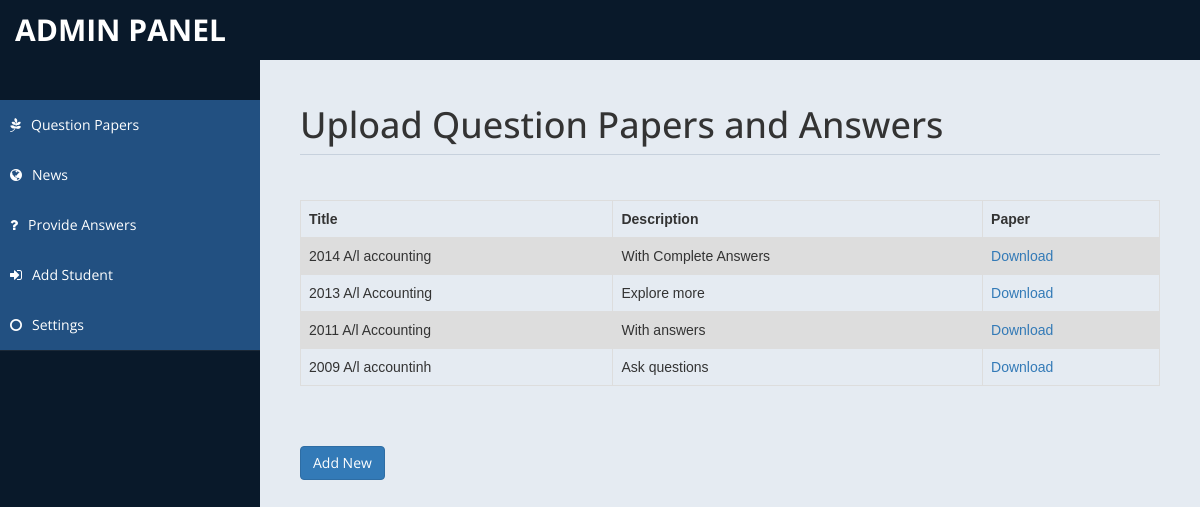
The app's page /admin.php with its own data.
### tables this page shows
CREATE TABLE IF NOT EXISTS `papers` (
  `paper_id` int(11) NOT NULL AUTO_INCREMENT,
  `name` varchar(50) DEFAULT NULL,
  `url` varchar(100) DEFAULT NULL,
  `description` varchar(200) DEFAULT NULL,
  `status` varchar(50) DEFAULT NULL,
  `category` varchar(100) DEFAULT NULL,
  PRIMARY KEY (`paper_id`)
);

### admin.php (the view, shortened to what this page needs)
<!DOCTYPE html>
<html xmlns="http://www.w3.org/1999/xhtml">
<head>
    <link href="assets/css/bootstrap.css" rel="stylesheet" />
    <link href="assets/css/font-awesome.css" rel="stylesheet" />
    <link href="assets/css/custom-styles.css" rel="stylesheet" />
</head>
<body>
    <div id="wrapper">
        <nav class="navbar navbar-default top-navbar" role="navigation">
            <div class="navbar-header">
                <a class="navbar-brand" href="index.php">Admin Panel</a>
            </div>
        </nav>
        <nav class="navbar-default navbar-side" role="navigation">
            <div class="sidebar-collapse">
                <ul class="nav" id="main-menu">
                    <br><br>
                    <li>
                        <a href="admin.php" class="active-menu"><i class="fa fa-pagelines"></i>Question Papers</a>
                        <a href="news.php" class="active-menu"><i class="fa fa-globe"></i>News</a>
                        <a href="answer.php" class="active-menu"><i class="fa fa-question"></i>Provide Answers</a>
                        <a href="addNewStudent.php" class="active-menu"><i class="fa fa-sign-in"></i>Add Student</a>
                        <a href="settings.php" class="active-menu"><i class="fa fa-circle-o"></i>Settings</a>
                    </li>
                </ul>
            </div>
        </nav>
        <div id="page-wrapper" >
            <div id="page-inner">
		<div class="row">
                    <div class="col-md-12">
                        <h1 class="page-header">
                            Upload Question Papers and Answers
                        </h1>
                    </div>
                </div>
                <div class="row">
                    <div class="col-md-12">
                        <table>
                            <tr>
                            <th>Title</th>
                            <th>Description</th>
                            <th>Paper</th>
                            </tr>
                            <?php
                                require_once 'db/dbConnection.php';
                                $sql = "SELECT * FROM papers;";
                                $result = $conn->query($sql);
                                if ($result->num_rows > 0) {
                                    while ($row = $result->fetch_assoc()) {
                                       echo'<tr>';
                                            echo'<td>' . $row["name"] . '</td>';
                                            echo'<td>' . $row["description"] . '</td>';
                                            echo'<td><a href="uploads/papers/'.$row["url"].'">Download</a></td>';
                                    }
                                }
                            ?>
                            </tr>
                        </table>
                    </div>
                </div>
                <br><br><br>
                <div>
                    <a href="addNewPaper.php"><input type="button" class="btn btn-primary" value="Add New"></input></a>
                </div>
            </div>
        </div>
</body>
</html>

### assets/css/custom-styles.css (style rules this page uses)
body { font-family: 'Open Sans', sans-serif; }
#wrapper { width: 100%; background:#09192A; }
#page-wrapper { padding: 15px 15px; min-height: 600px; background:#E5EBF2; }
#page-inner { width:100%; margin:10px 20px 10px 0px; background-color:transparent; padding:10px; min-height:1200px; }
h1, .h1, h2, .h2, h3, .h3 { margin-top: 7px; margin-bottom: -5px; }
.page-header { padding-bottom: 9px; margin: 10px 0 45px; border-bottom: 1px solid #C7D1DD; }
.top-navbar { margin:0px; }
.top-navbar .navbar-brand { color: #fff; width: 260px; text-align: left; height: 60px; font-size: 30px; font-weight: 700; text-transform: uppercase; line-height: 30px; }
.active-menu { background-color:#225081!important; }
.sidebar-collapse , .sidebar-collapse .nav { background:none; }
.sidebar-collapse .nav { padding:0; }
.sidebar-collapse .nav > li > a { color:#fff; background:transparent; text-shadow:none; }
.sidebar-collapse > .nav > li > a { padding:15px 10px; }
.sidebar-collapse > .nav > li { border-bottom: 1px solid rgba(107, 108, 109, 0.19); }
.navbar-side { border:none; background-color: transparent; }
.top-navbar { background:#09192A; border-bottom:none; }
.navbar-default { border:0px solid black; }
.navbar-header { background: #09192A; }
.nav > li > a > i { margin-right:10px; }
@media (min-width:768px) { #page-wrapper { margin: 0 0 0 260px; padding: 15px 30px; min-height: 1200px; } }
@media (min-width:768px) { .navbar-side { z-index: 1; position: absolute; width: 260px; } }
@media (min-width:768px) { .navbar { border-radius: 0px; } }

### admin.php (style rules this page uses)
table { font-family: arial,sans-serif; border-collapse: collapse; width: 100%; }
td,th { border: 1px solid #dddddd; text-align: left; padding: 8px; }
tr:nth-child(even) { background-color: #dddddd; }

### records on screen
papers: name "2014 A/l accounting", description "With Complete Answers"
papers: name "2013 A/l Accounting", description "Explore more"
papers: name "2011 A/l Accounting", description "With answers"
papers: name "2009 A/l accountinh", description "Ask questions"
